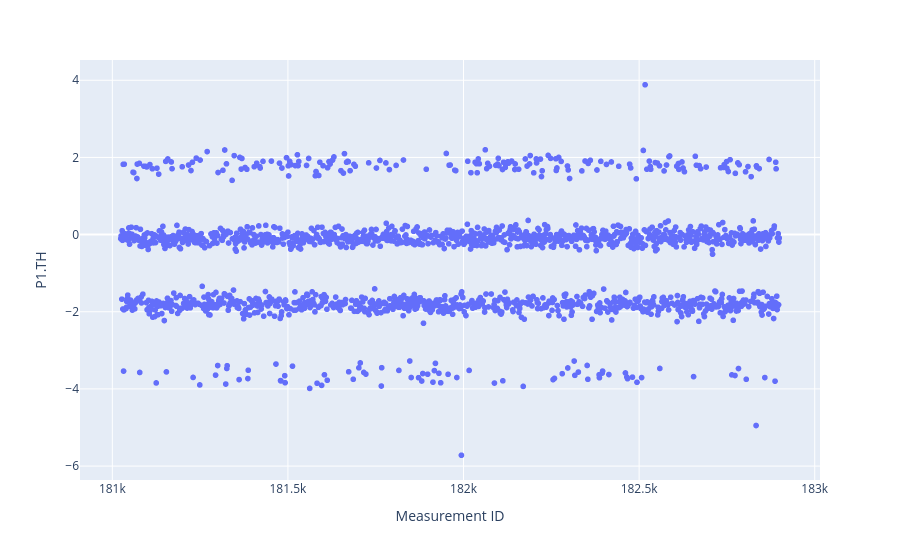

Write notebook code for a chart like this one.
### Code cell
fig = px.scatter(photo_df_OK, x='Measurement ID', y='P1.TH')
fig.show()

### Figure 1 — Plotly figure (JSON) as saved in the notebook; plotly's stock layout.template omitted (floating-point values rounded to 4 significant figures; data arrays with more than 128 entries replaced by an {"elided": "..."} marker saying what was removed)
{"data": [{"hovertemplate": "Measurement ID=%{x}<br>P1.TH=%{y}<extra></extra>", "legendgroup": "", "marker": {"color": "#636efa", "symbol": "circle"}, "mode": "markers", "name": "", "showlegend": false, "type": "scattergl", "x": {"elided": "1876 int values"}, "xaxis": "x", "y": {"elided": "1876 float values"}, "yaxis": "y"}], "layout": {"legend": {"tracegroupgap": 0}, "margin": {"t": 60}, "xaxis": {"anchor": "y", "domain": [0, 1], "title": {"text": "Measurement ID"}}, "yaxis": {"anchor": "x", "domain": [0, 1], "title": {"text": "P1.TH"}}}}
